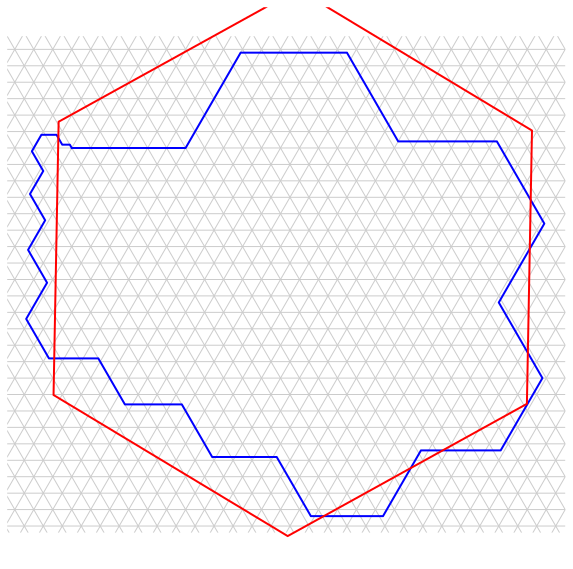

Recreate this plot in Python.
import sys
import os
from polyforms.polyiamond import Polyiamond

import matplotlib.pyplot as plt
import matplotlib.path as mpath
import matplotlib.patches as mpatches
import numpy as np

TH = np.sqrt(3)/2

# The perfect 30-gon polyiamond
p = Polyiamond('ABAFAFEFEDEDCDCDCDCBCBCBCBAFAF')
pts = p.get_mod_descartes()

xs = [pt[0] for pt in pts]
ys = [pt[1] for pt in pts]

min_x, max_x = min(xs), max(xs)
min_y, max_y = min(ys), max(ys)

# Add some padding
padding_x = 5
padding_y = 5

left = int(np.floor(min_x)) - padding_x
right = int(np.ceil(max_x)) + padding_x
bottom = int(np.floor(min_y)) - padding_y
top = int(np.ceil(max_y)) + padding_y

width = right - left
height = top - bottom

# Create figure
fig, ax = plt.subplots(figsize=(10, 10))
ax.axis('equal')
ax.axis('off')
plt.margins(x=0, y=0)

# Set limits
ax.set_xlim(left, right)
ax.set_ylim(bottom * TH, top * TH)

# Create a clipping path for the grid
vertices = np.array([
    [left, bottom * TH],
    [right, bottom * TH],
    [right, top * TH],
    [left, top * TH],
    [0, 0]
])
codes = [
    mpath.Path.MOVETO, mpath.Path.LINETO, mpath.Path.LINETO, mpath.Path.LINETO,
    mpath.Path.CLOSEPOLY
]
clip_path = mpath.Path(vertices, codes)
patch = mpatches.PathPatch(clip_path, transform=ax.transData, fill=False, edgecolor='none')
ax.add_patch(patch)

# Grid lines
def draw_line(x_coords, y_coords, is_dark):
    linewidth = 1.0 if is_dark else 0.25
    color = '#cccccc' if is_dark else '#cccccc'
    line, = ax.plot(x_coords, [y * TH for y in y_coords], color=color, linewidth=linewidth, linestyle='solid')
    line.set_clip_path(patch)

for y in range(bottom, top + 1):
    if y % 5 == 0:
        draw_line([left, right], [y, y], '#cccccc')

# Slanted lines 1
min_c1 = int(np.floor(2 * left - top)) - 5
max_c1 = int(np.ceil(2 * right - bottom)) + 5
for c in range(min_c1, max_c1 + 1):
    if c % 10 == 0:
        draw_line([left, right], [2*left - c, 2*right - c], '#cccccc')

# Slanted lines 2
min_c2 = int(np.floor(2 * left + bottom)) - 5
max_c2 = int(np.ceil(2 * right + top)) + 5
for c in range(min_c2, max_c2 + 1):
    if c % 10 == 0:
        draw_line([left, right], [c - 2*left, c - 2*right], '#cccccc')

# Draw the polyiamond perimeter (no fill)
poly_xs = xs + [xs[0]]
poly_ys = [y * TH for y in (ys + [ys[0]])]
ax.plot(poly_xs, poly_ys, color='blue', linewidth=2)

# Call get_closest_hausdorff_hexagon function
hex_vertices, dist = p.get_closest_hausdorff_hexagon()

# Draw Hausdorff hexagon
hex_xs = [v[0] for v in hex_vertices] + [hex_vertices[0][0]]
hex_ys = [v[1] for v in hex_vertices] + [hex_vertices[0][1]]
ax.plot(hex_xs, hex_ys, color='red', linewidth=2)

plt.savefig('30gon_hausdorff_hexagon.svg', format='svg', bbox_inches='tight', transparent=True, pad_inches=0.1)

# Remove hardcoded width and height from the generated SVG
with open('30gon_hausdorff_hexagon.svg', 'r') as f:
    svg_content = f.read()

import re
svg_content = re.sub(r'width="[0-9.]+pt" height="[0-9.]+pt" ', '', svg_content)

with open('30gon_hausdorff_hexagon.svg', 'w') as f:
    f.write(svg_content)

print("Saved 30gon_hausdorff_hexagon.svg")
